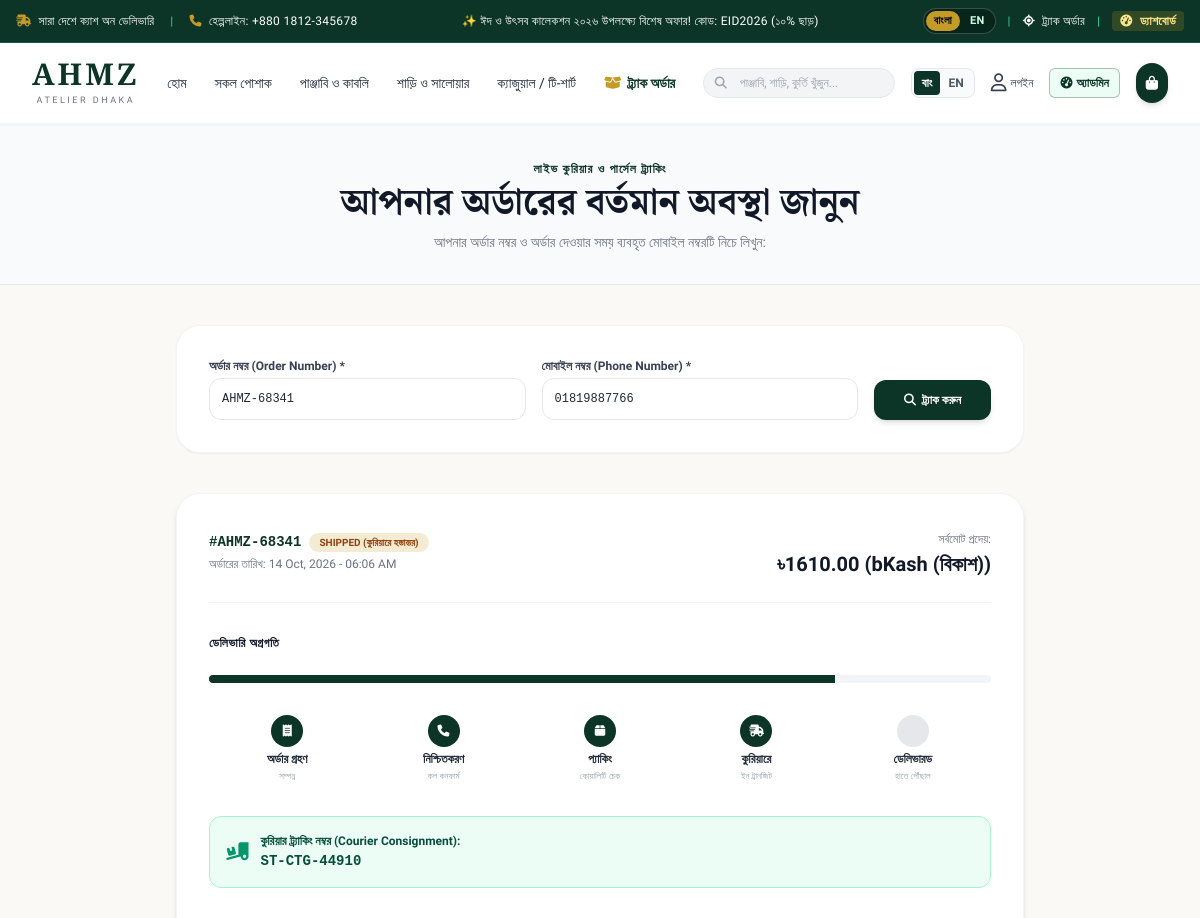
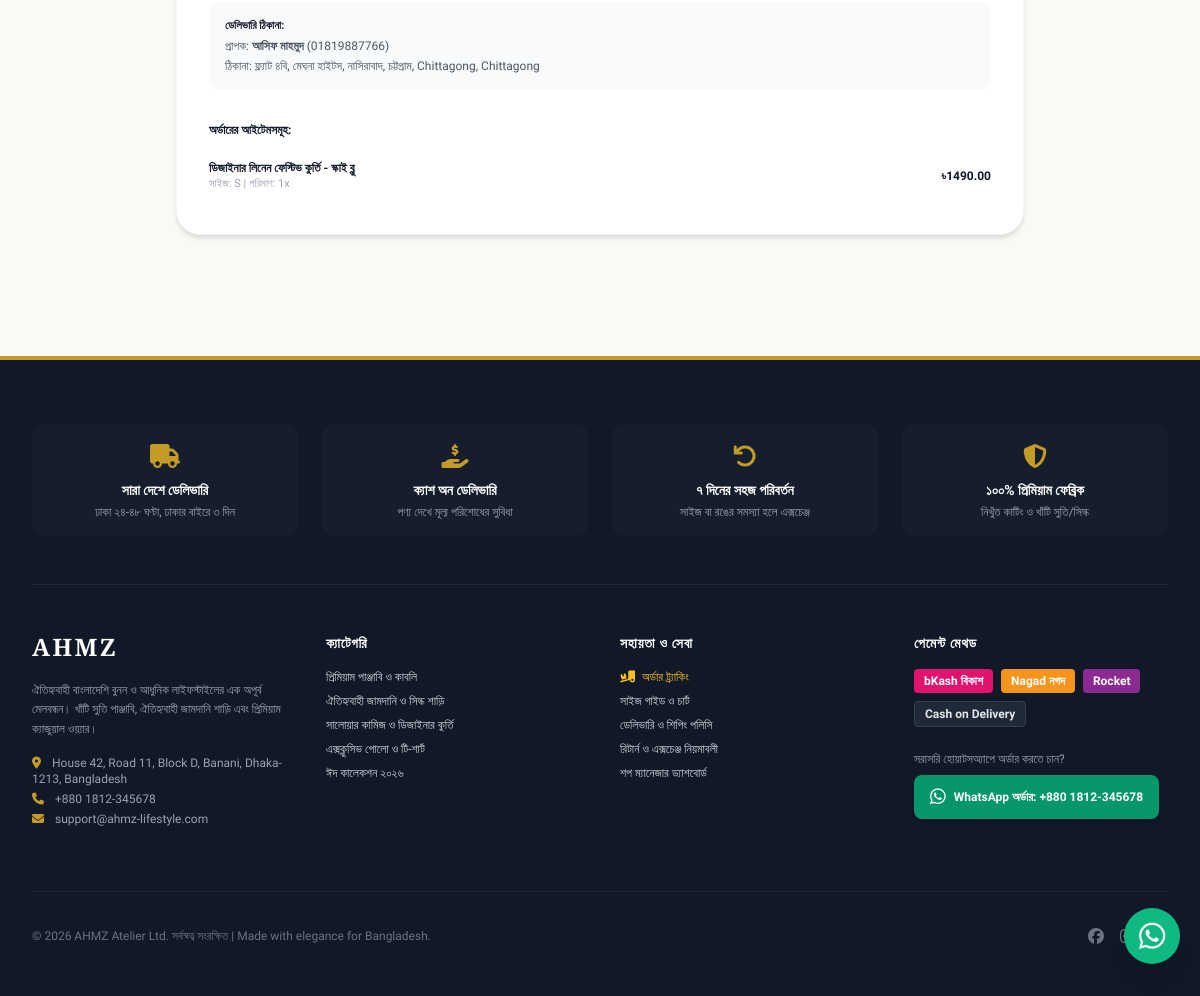
The app's page /track-order/?order_number=AHMZ-68341&phone=01819887766 with its own data (2 pictures, top to bottom).
### store/models.py (models this page shows, shortened)
class Order(models.Model):
    PAYMENT_CHOICES = [
        ('cod', 'Cash on Delivery (ক্যাশ অন ডেলিভারি)'),
        ('bkash', 'bKash (বিকাশ)'),
        ('nagad', 'Nagad (নগদ)'),
        ('rocket', 'Rocket (রকেট)'),
    ]
    STATUS_CHOICES = [
        ('pending', 'Pending (অপেক্ষমান)'),
        ('confirmed', 'Confirmed (নিশ্চিত)'),
        ('processing', 'Processing (প্রস্তুত হচ্ছে)'),
        ('shipped', 'Shipped (কুরিয়ারে হস্তান্তর)'),
        ('delivered', 'Delivered (ডেলিভার সম্পন্ন)'),
        ('cancelled', 'Cancelled (বাতিল)'),
    ]
    PAYMENT_STATUS_CHOICES = [
        ('unpaid', 'Unpaid'),
        ('paid', 'Paid'),
        ('refunded', 'Refunded'),
    ]
    DELIVERY_AREA_CHOICES = [
        ('inside_dhaka', 'Inside Dhaka (ঢাকা সিটি) - ৳60'),
        ('outside_dhaka', 'Outside Dhaka (ঢাকার বাইরে সারা বাংলাদেশ) - ৳120'),
    ]
    order_number = models.CharField(max_length=30, unique=True, editable=False)
    user = models.ForeignKey(User, null=True, blank=True, on_delete=models.SET_NULL, related_name='orders')
    full_name = models.CharField(max_length=120)
    phone = models.CharField(max_length=20)
    email = models.EmailField(blank=True)
    division = models.CharField(max_length=50, default='Dhaka')
    district = models.CharField(max_length=50, default='Dhaka')
    delivery_address = models.TextField()
    customer_notes = models.TextField(blank=True)
    delivery_area = models.CharField(max_length=20, choices=DELIVERY_AREA_CHOICES, default='inside_dhaka')
    shipping_cost = models.DecimalField(max_digits=8, decimal_places=2, default=60.00)
    subtotal = models.DecimalField(max_digits=10, decimal_places=2, default=0.00)
    discount_amount = models.DecimalField(max_digits=10, decimal_places=2, default=0.00)
    total_amount = models.DecimalField(max_digits=10, decimal_places=2, default=0.00)
    coupon_code = models.CharField(max_length=25, blank=True)
    payment_method = models.CharField(max_length=15, choices=PAYMENT_CHOICES, default='cod')
    payment_status = models.CharField(max_length=15, choices=PAYMENT_STATUS_CHOICES, default='unpaid')
    sender_number = models.CharField(max_length=20, blank=True, help_text="bKash/Nagad sender phone number")
    trx_id = models.CharField(max_length=60, blank=True, help_text="Transaction ID (TrxID)")
    status = models.CharField(max_length=20, choices=STATUS_CHOICES, default='pending')
    courier_tracking_id = models.CharField(max_length=100, blank=True, help_text="e.g. Steadfast, Pathao, RedX tracking")
    admin_notes = models.TextField(blank=True)
    created_at = models.DateTimeField(auto_now_add=True)
    updated_at = models.DateTimeField(auto_now=True)
    class Meta:
        ordering = ['-created_at']

class OrderItem(models.Model):
    order = models.ForeignKey(Order, related_name='items', on_delete=models.CASCADE)
    product = models.ForeignKey(Product, null=True, on_delete=models.SET_NULL)
    product_name = models.CharField(max_length=255)
    product_sku = models.CharField(max_length=50, blank=True)
    size = models.CharField(max_length=20, blank=True)
    color = models.CharField(max_length=50, blank=True)
    price = models.DecimalField(max_digits=10, decimal_places=2)
    quantity = models.PositiveIntegerField(default=1)
    subtotal = models.DecimalField(max_digits=10, decimal_places=2)

### store/views.py (the view)
# urls.py: path('track-order/', views.track_order, name='track_order'),
def track_order(request):
    order = None
    searched = False
    order_number = request.GET.get('order_number', '').strip()
    phone = request.GET.get('phone', '').strip()
    if order_number and phone:
        searched = True
        try:
            order = Order.objects.get(
                Q(order_number__iexact=order_number),
                Q(phone__endswith=phone[-10:])
            )
        except Order.DoesNotExist:
            order = None
    context = {
        'order': order,
        'searched': searched,
        'order_number': order_number,
        'phone': phone,
    }
    return render(request, 'store/track_order.html', context)

### store/cart.py (called while the page is built, shortened)
    def __iter__(self):
        product_ids = [item['product_id'] for item in self.cart.values()]
        products = Product.objects.filter(id__in=product_ids).in_bulk()

    def __len__(self):
        return sum(item['quantity'] for item in self.cart.values())

    def get_subtotal(self):
        return sum(Decimal(item['price']) * item['quantity'] for item in self.cart.values())

    def get_items_list(self):
        return list(self.__iter__())

### store/translations.py (called while the page is built)
def get_translation_dict(lang='bn'):
    current_lang = 'en' if lang == 'en' else 'bn'
    return {key: vals.get(current_lang, vals.get('bn', '')) for key, vals in TRANSLATIONS.items()}

### templates/store/track_order.html (shortened to what this page needs)
{% extends 'base.html' %}
{% block content %}
<div class="bg-gray-50 border-b border-gray-200 py-8">
    <div class="max-w-4xl mx-auto px-4 sm:px-6 text-center">
        <span class="text-brand-emerald text-xs font-bold uppercase tracking-widest">লাইভ কুরিয়ার ও পার্সেল ট্র্যাকিং</span>
        <h1 class="font-brand-serif text-2xl sm:text-4xl font-bold text-gray-900 mt-1">আপনার অর্ডারের বর্তমান অবস্থা জানুন</h1>
        <p class="text-xs sm:text-sm text-gray-500 mt-2">আপনার অর্ডার নম্বর ও অর্ডার দেওয়ার সময় ব্যবহৃত মোবাইল নম্বরটি নিচে লিখুন:</p>
    </div>
</div>
<div class="max-w-4xl mx-auto px-4 sm:px-6 py-10">
    <div class="bg-white p-6 sm:p-8 rounded-3xl border border-gray-100 shadow-sm mb-10">
        <form method="GET" class="grid grid-cols-1 sm:grid-cols-12 gap-4 items-end">
            <div class="sm:col-span-5 text-xs">
                <label class="block font-bold text-gray-700 mb-1">অর্ডার নম্বর (Order Number) *</label>
                <input type="text" name="order_number" required value="{{ order_number }}" placeholder="যেমন: AHMZ-12345"
                       class="w-full p-3 rounded-xl border border-gray-200 uppercase font-mono text-xs outline-none focus:border-brand-emerald">
            </div>
            <div class="sm:col-span-5 text-xs">
                <label class="block font-bold text-gray-700 mb-1">মোবাইল নম্বর (Phone Number) *</label>
                <input type="tel" name="phone" required value="{{ phone }}" placeholder="01XXXXXXXXX"
                       class="w-full p-3 rounded-xl border border-gray-200 font-mono text-xs outline-none focus:border-brand-emerald">
            </div>
            <div class="sm:col-span-2">
                <button type="submit"
                        class="w-full py-3 bg-brand-emerald hover:bg-brand-emerald-dark text-white rounded-xl text-xs font-bold transition flex items-center justify-center space-x-1.5 shadow-md">
                    <i class="fa-solid fa-magnifying-glass"></i>
                    <span>ট্র্যাক করুন</span>
                </button>
            </div>
        </form>
    </div>
    {% if searched %}
        {% if order %}
        <div class="bg-white rounded-3xl p-6 sm:p-8 border border-gray-100 shadow-md space-y-8">
            <div class="flex flex-col sm:flex-row justify-between items-start sm:items-center pb-6 border-b border-gray-100 gap-4">
                <div>
                    <div class="flex items-center space-x-2">
                        <span class="font-mono text-sm font-bold text-brand-emerald">#{{ order.order_number }}</span>
                        <span class="bg-brand-gold/20 text-amber-800 text-[10px] font-bold px-2.5 py-0.5 rounded-full uppercase">
                            {{ order.get_status_display }}
                        </span>
                    </div>
                    <p class="text-xs text-gray-500 mt-1">অর্ডারের তারিখ: {{ order.created_at|date:"d M, Y - h:i A" }}</p>
                </div>
                <div class="text-right">
                    <span class="text-xs text-gray-500">সর্বমোট প্রদেয়:</span>
                    <span class="block text-xl font-bold text-gray-900">৳{{ order.total_amount }} ({{ order.get_payment_method_display }})</span>
                </div>
            </div>
            <div>
                <h3 class="text-xs font-bold text-gray-900 uppercase tracking-wider mb-6">ডেলিভারি অগ্রগতি</h3>
                <div class="relative">
                    <div class="overflow-hidden h-2 mb-8 text-xs flex rounded bg-gray-100">
                        <div style="width: {% if order.status == 'pending' %}20%{% elif order.status == 'confirmed' %}40%{% elif order.status == 'processing' %}60%{% elif order.status == 'shipped' %}80%{% elif order.status == 'delivered' %}100%{% else %}10%{% endif %}"
                             class="shadow-none flex flex-col text-center whitespace-nowrap text-white justify-center bg-brand-emerald transition-all duration-700"></div>
                    </div>
                    <div class="grid grid-cols-5 text-center text-[10px] sm:text-xs">
                        <div class="space-y-1">
                            <div class="w-8 h-8 rounded-full mx-auto flex items-center justify-center font-bold {% if order.status %}bg-brand-emerald text-white{% else %}bg-gray-100 text-gray-400{% endif %}">
                                <i class="fa-solid fa-receipt text-xs"></i>
                            </div>
                            <span class="block font-semibold text-gray-800">অর্ডার গ্রহণ</span>
                            <span class="text-[9px] text-gray-400">সম্পন্ন</span>
                        </div>
                        <div class="space-y-1">
                            <div class="w-8 h-8 rounded-full mx-auto flex items-center justify-center font-bold {% if order.status != 'pending' %}bg-brand-emerald text-white{% else %}bg-gray-200 text-gray-600{% endif %}">
                                <i class="fa-solid fa-phone text-xs"></i>
                            </div>
                            <span class="block font-semibold text-gray-800">নিশ্চিতকরণ</span>
                            <span class="text-[9px] text-gray-400">কল কনফার্ম</span>
                        </div>
                        <div class="space-y-1">
                            <div class="w-8 h-8 rounded-full mx-auto flex items-center justify-center font-bold {% if order.status in 'processing,shipped,delivered' %}bg-brand-emerald text-white{% else %}bg-gray-200 text-gray-600{% endif %}">
                                <i class="fa-solid fa-box text-xs"></i>
                            </div>
                            <span class="block font-semibold text-gray-800">প্যাকিং</span>
                            <span class="text-[9px] text-gray-400">কোয়ালিটি চেক</span>
                        </div>
                        <div class="space-y-1">
                            <div class="w-8 h-8 rounded-full mx-auto flex items-center justify-center font-bold {% if order.status in 'shipped,delivered' %}bg-brand-emerald text-white{% else %}bg-gray-200 text-gray-600{% endif %}">
                                <i class="fa-solid fa-truck-fast text-xs"></i>
                            </div>
                            <span class="block font-semibold text-gray-800">কুরিয়ারে</span>
                            <span class="text-[9px] text-gray-400">ইন ট্রানজিট</span>
                        </div>
                        <div class="space-y-1">
                            <div class="w-8 h-8 rounded-full mx-auto flex items-center justify-center font-bold {% if order.status == 'delivered' %}bg-emerald-600 text-white{% else %}bg-gray-200 text-gray-600{% endif %}">
                            </div>
                            <span class="block font-semibold text-gray-800">ডেলিভারড</span>
                            <span class="text-[9px] text-gray-400">হাতে পৌঁছাল</span>
                        </div>
                    </div>
                </div>
            </div>
            {% if order.courier_tracking_id %}
            <div class="bg-emerald-50 border border-emerald-200 p-4 rounded-xl flex items-center justify-between text-xs">
                <div class="flex items-center space-x-3 text-emerald-900">
                    <i class="fa-solid fa-truck-ramp-box text-lg text-emerald-600"></i>
                    <div>
                        <span class="font-bold">কুরিয়ার ট্র্যাকিং নম্বর (Courier Consignment):</span>
                        <p class="font-mono text-sm font-bold mt-0.5">{{ order.courier_tracking_id }}</p>
                    </div>
                </div>
            </div>
            {% endif %}
            <div class="bg-gray-50 p-4 rounded-xl text-xs space-y-1 text-gray-600">
                <h4 class="font-bold text-gray-900 uppercase text-[11px] mb-1">ডেলিভারি ঠিকানা:</h4>
                <p>প্রাপক: <strong>{{ order.full_name }}</strong> ({{ order.phone }})</p>
                <p>ঠিকানা: {{ order.delivery_address }}, {{ order.district }}, {{ order.division }}</p>
            </div>
            <div>
                <h4 class="font-bold text-gray-900 text-xs uppercase mb-3">অর্ডারের আইটেমসমূহ:</h4>
                <div class="divide-y divide-gray-100">
                    {% for item in order.items.all %}
                    <div class="py-2.5 flex justify-between items-center text-xs">
                        <div>
                            <span class="font-semibold text-gray-900">{{ item.product_name }}</span>
                            <span class="text-gray-400 text-[11px] block">সাইজ: {{ item.size }} | পরিমাণ: {{ item.quantity }}x</span>
                        </div>
                        <span class="font-bold text-gray-900">৳{{ item.subtotal }}</span>
                    </div>
                    {% endfor %}
                </div>
            </div>
        </div>
        {% endif %}
    {% endif %}
</div>
{% endblock %}

### templates/base.html (style rules this page uses)
body { font-family: 'Hind Siliguri', 'Plus Jakarta Sans', sans-serif; background-color: #faf9f6; color: #1f2937; }
.font-brand-serif { font-family: 'Noto Serif Bengali', 'Cinzel', serif; }

### records on screen
Order: order_number "AHMZ-68341", status "SHIPPED (কুরিয়ারে হস্তান্তর)", created_at "14 Oct, 2026 - 06:06 AM", total_amount "1610.00", payment_method "bKash (বিকাশ)", courier_tracking_id "ST-CTG-44910", full_name "আসিফ মাহমুদ", phone "01819887766", delivery_address "ফ্ল্যাট ৪বি, মেঘনা হাইটস, নাসিরাবাদ, চট্টগ্রাম", district "Chittagong", division "Chittagong"
OrderItem: product_name "ডিজাইনার লিনেন ফেস্টিভ কুর্তি - স্কাই ব্লু", size "S", quantity "1", subtotal "1490.00"

### other values on screen
{{ T.cod_all_bd }} "সারা দেশে ক্যাশ অন ডেলিভারি"
{{ T.helpline }} "হেল্পলাইন"
{{ HOTLINE }} "+880 1812-345678"
{{ T.announcement }} "✨ ঈদ ও উৎসব কালেকশন ২০২৬ উপলক্ষ্যে বিশেষ অফার! কোড: EID2026 (১০% ছাড়)"
{{ T.track_order }} "ট্র্যাক অর্ডার"
{{ T.dashboard }} "ড্যাশবোর্ড"
{{ BRAND_NAME }} "AHMZ"
{{ T.home }} "হোম"
{{ T.shop_all }} "সকল পোশাক"
{{ T.men_panjabi }} "পাঞ্জাবি ও কাবলি"
{{ T.women_saree }} "শাড়ি ও সালোয়ার"
{{ T.casual_tees }} "ক্যাজুয়াল / টি-শার্ট"
{{ T.login }} "লগইন"
{{ T.footer_trust_1_title }} "সারা দেশে ডেলিভারি"
{{ T.footer_trust_1_desc }} "ঢাকা ২৪-৪৮ ঘণ্টা, ঢাকার বাইরে ৩ দিন"
